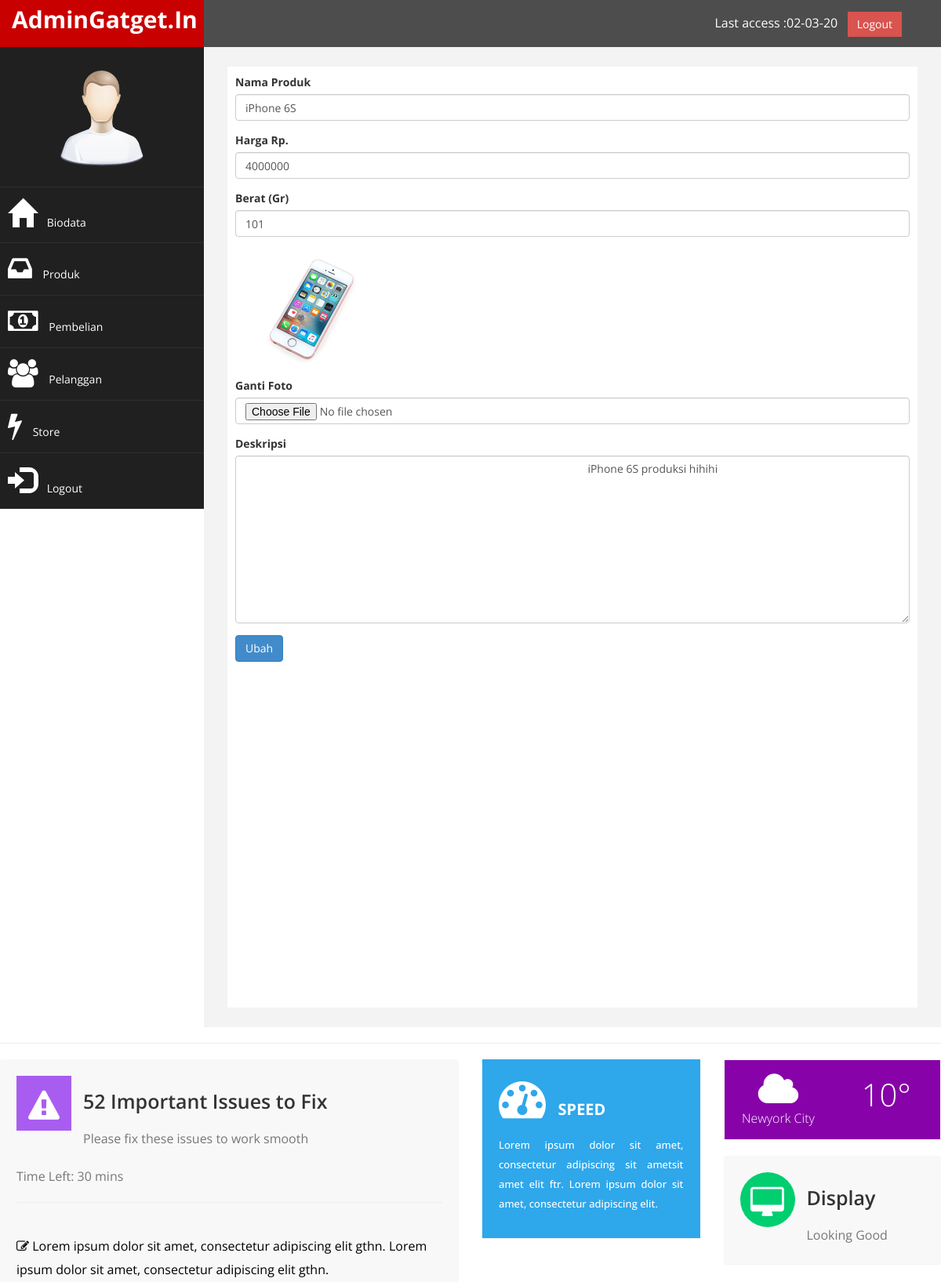
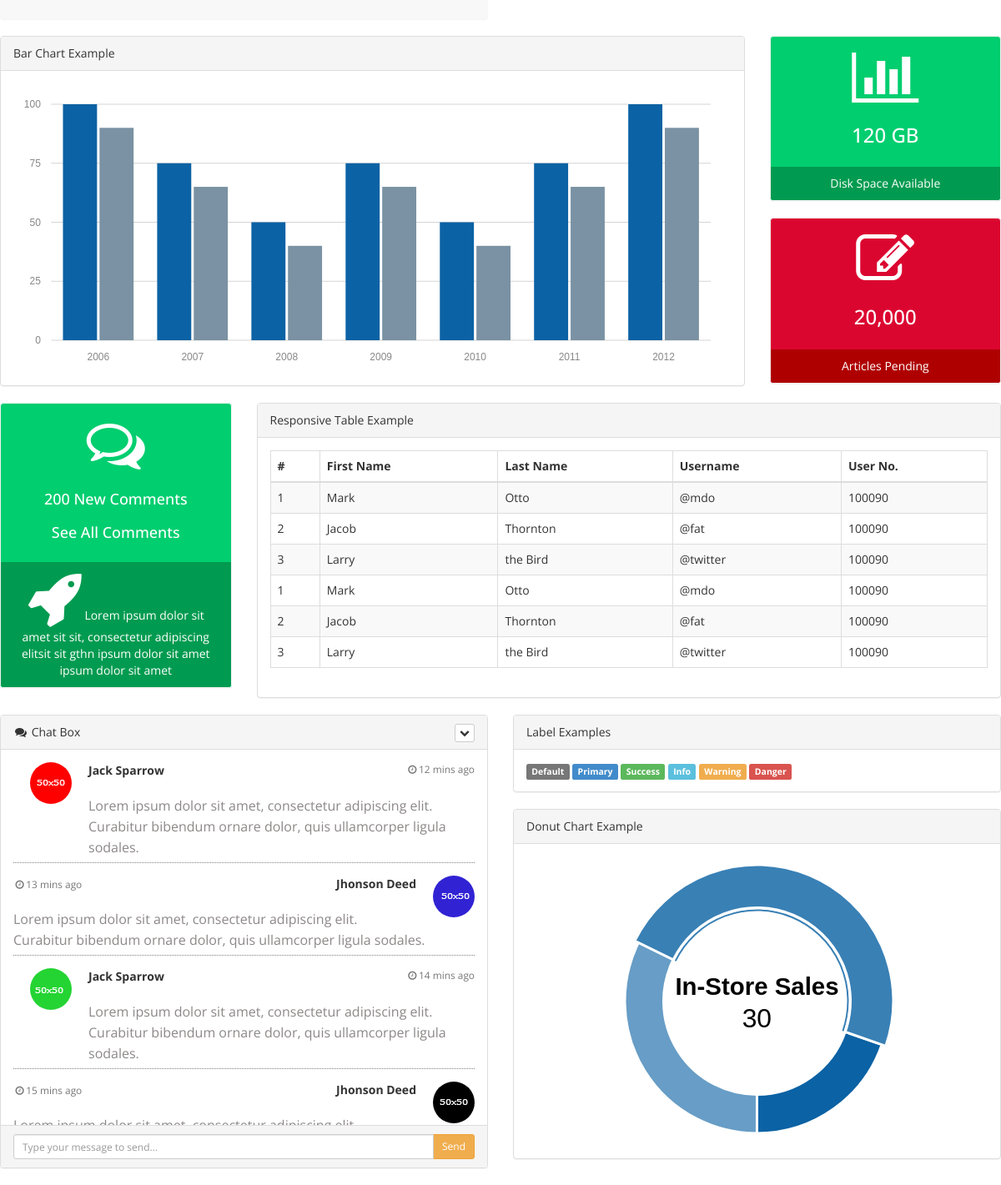
Screenshot of /admin/index.php?halaman=ubahproduk&id=13 with the database file from the repository (2 pictures, top to bottom).
### tables this page shows
CREATE TABLE IF NOT EXISTS `produk` (
  `id_produk` int(11) NOT NULL AUTO_INCREMENT,
  `nama_produk` varchar(100) NOT NULL,
  `harga_produk` int(11) NOT NULL,
  `berat_produk` int(11) NOT NULL,
  `foto_produk` varchar(100) NOT NULL,
  `deskripsi_produk` text NOT NULL,
  PRIMARY KEY (`id_produk`)
);

### admin/ubahproduk.php (the view, shortened to what this page needs)
<?php
$ambil = $koneksi->query("SELECT * FROM produk WHERE id_produk='$_GET[id]'");
$pecah = $ambil->fetch_assoc();
?>
<form method="post" enctype="multipart/form-data">
	<div class="form-group">
		<label>Nama Produk</label>
		<input type="text" name="nama" class="form-control" value="<?php echo $pecah['nama_produk']; ?>">
	</div>
	<div class="form-group">
		<label>Harga Rp.</label>
		<input type="number" class="form-control" name="harga" value="<?php echo $pecah['harga_produk']; ?>">
	</div>
	<div class="form-group">
		<label>Berat (Gr)</label>
		<input type="number" class="form-control" name="berat" value="<?php echo $pecah['berat_produk']; ?>">
	</div>
	<div class="form-group">
		<img src="../foto_produk/<?php echo $pecah['foto_produk']; ?>" width="200" >
	</div>
	<div class="form-group">
		<label>Ganti Foto</label>
		<input type="file" name="foto" class="form-control">
	</div>
	<div class="form-group">
		<label>Deskripsi</label>
		<textarea name="deskripsi" class="form-control" rows="10">
			<?php echo $pecah['deskripsi_produk'] ; ?>
		</textarea>
	</div>
	<button class="btn btn-primary" name="ubah">Ubah</button>
</form>

### admin/assets/css/custom.css (style rules this page uses)
body { font-family: 'Open Sans', sans-serif; }

### rows the page displays
produk: nama "iPhone 6S", harga "4000000", berat "101", foto_produk (picture), deskripsi "iPhone 6S produksi hihihi"
